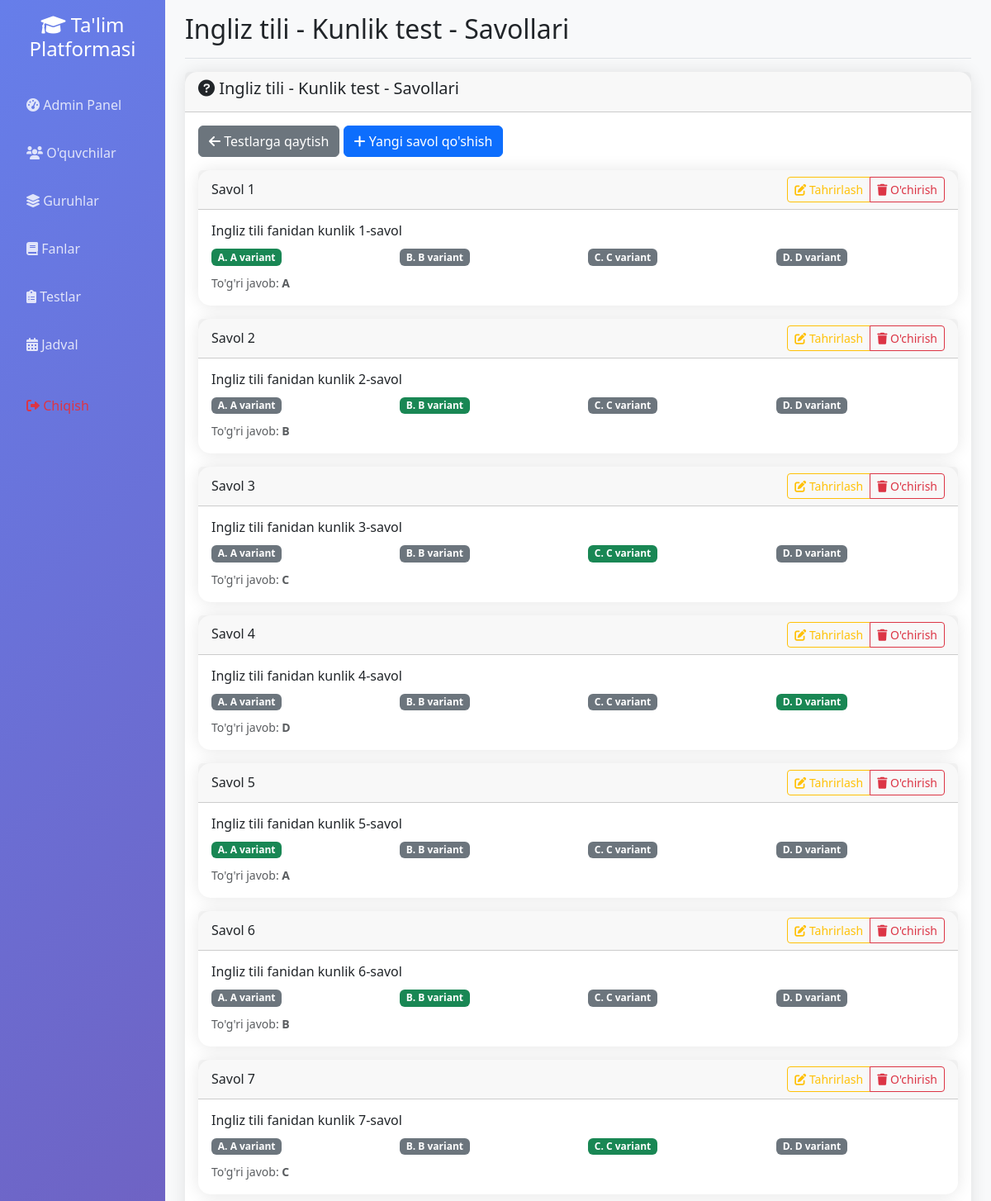
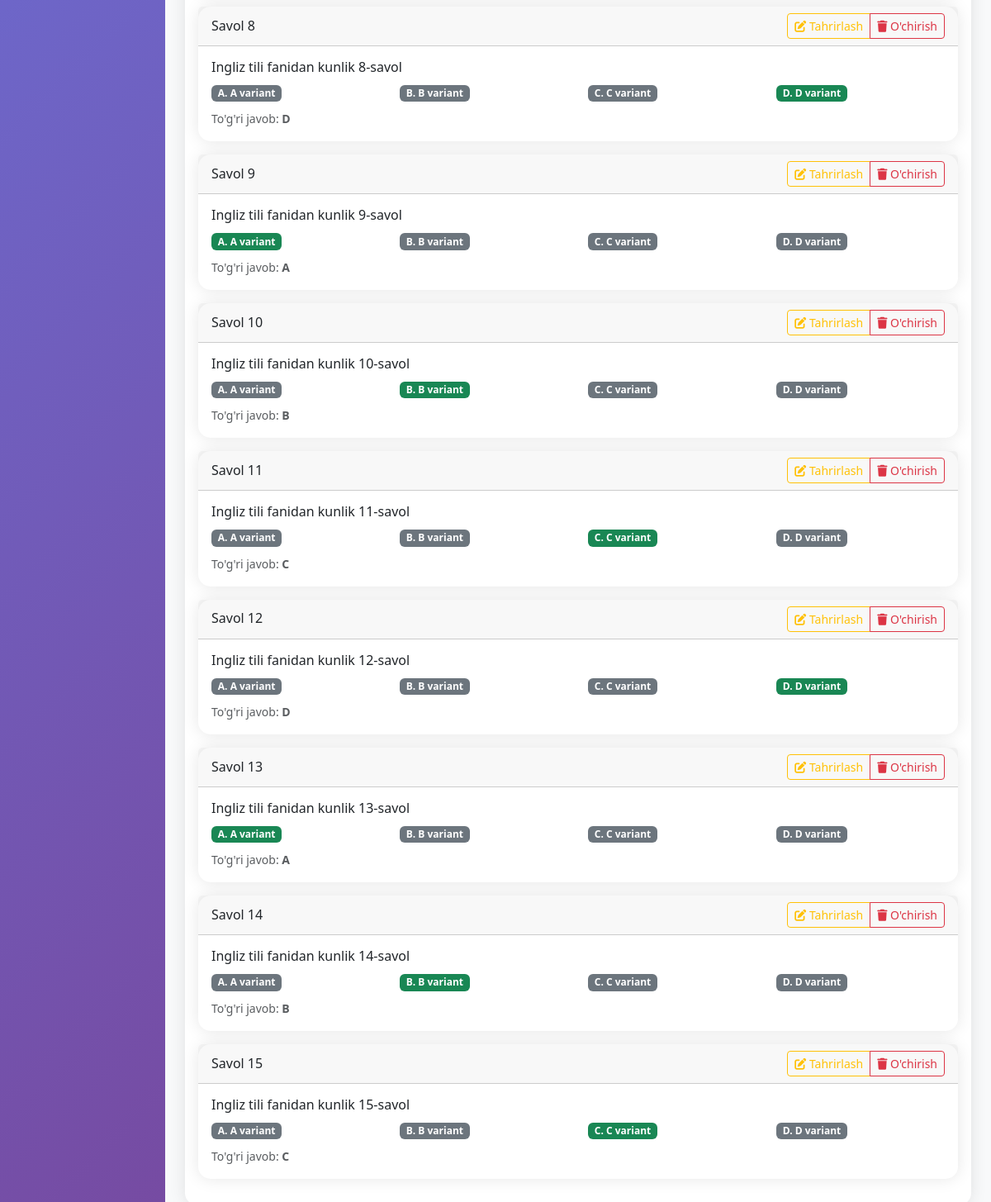
/admin/test_questions/8 (signed in), run on the app's committed database (2 pictures, top to bottom).
### app.py (models this page shows)
class Test(db.Model):
    __tablename__ = 'test'
    id = db.Column(db.Integer, primary_key=True)
    title = db.Column(db.String(200), nullable=False)
    subject_id = db.Column(db.Integer, db.ForeignKey('subject.id'), nullable=True)
    test_type = db.Column(db.String(20), nullable=False)  # 'daily', 'dtm', 'comprehensive'
    test_date = db.Column(db.Date, nullable=False)
    start_time = db.Column(db.Time, nullable=False)
    end_time = db.Column(db.Time, nullable=False)
    duration_minutes = db.Column(db.Integer, default=60)
    is_active = db.Column(db.Boolean, default=True)
    questions = db.relationship('Question', backref='test', lazy=True, cascade='all, delete-orphan')
    registrations = db.relationship('TestRegistration', backref='test', lazy=True, cascade='all, delete-orphan')
    results = db.relationship('TestResult', backref='test', lazy=True, cascade='all, delete-orphan')

class Question(db.Model):
    __tablename__ = 'question'
    id = db.Column(db.Integer, primary_key=True)
    text = db.Column(db.Text, nullable=False)
    option_a = db.Column(db.String(500), nullable=False)
    option_b = db.Column(db.String(500), nullable=False)
    option_c = db.Column(db.String(500), nullable=False)
    option_d = db.Column(db.String(500), nullable=False)
    correct_answer = db.Column(db.String(1), nullable=False)
    test_id = db.Column(db.Integer, db.ForeignKey('test.id'), nullable=False)

### app.py (the view)
@app.route('/admin/test_questions/<int:test_id>')
def admin_test_questions(test_id):
    if not session.get('logged_in', False) or not session.get('is_admin', False):
        return redirect(url_for('login'))
    test = Test.query.get_or_404(test_id)
    questions = Question.query.filter_by(test_id=test_id).all()
    return render_template('admin_test_questions.html', test=test, questions=questions)

### app.py (called while the page is built, shortened)
@app.context_processor
def inject_user():
    class CurrentUser:
        def __init__(self):
            self.is_authenticated = session.get('logged_in', False)
            self.is_admin = session.get('is_admin', False)
            self.is_group_leader = session.get('is_group_leader', False)
            self.username = session.get('username', '')
            self.id = session.get('user_id', None)
    return dict(current_user=CurrentUser(), datetime=datetime)

### templates/admin_test_questions.html (shortened to what this page needs)
{% extends "base.html" %}
{% block page_title %}{{ test.title }} - Savollari{% endblock %}
{% block content %}
<div class="row">
    <div class="col-12">
        <div class="card">
            <div class="card-header">
                <h5><i class="fas fa-question-circle"></i> {{ test.title }} - Savollari</h5>
            </div>
            <div class="card-body">
                <div class="mb-3">
                    <a href="{{ url_for('admin_tests') }}" class="btn btn-secondary">
                        <i class="fas fa-arrow-left"></i> Testlarga qaytish
                    </a>
                    <button class="btn btn-primary" data-bs-toggle="collapse" data-bs-target="#addQuestionForm">
                        <i class="fas fa-plus"></i> Yangi savol qo'shish
                    </button>
                </div>
                {% if questions %}
                <div class="row">
                    {% for question in questions %}
                    <div class="col-12 mb-3">
                        <div class="card">
                            <div class="card-header">
                                <div class="d-flex justify-content-between align-items-center">
                                    <h6 class="mb-0">Savol {{ loop.index }}</h6>
                                    <div class="btn-group btn-group-sm">
                                        <a href="{{ url_for('admin_edit_question', question_id=question.id) }}" class="btn btn-outline-warning">
                                            <i class="fas fa-edit"></i> Tahrirlash
                                        </a>
                                        <a href="{{ url_for('admin_delete_question', question_id=question.id) }}" class="btn btn-outline-danger" onclick="return confirm('Rostdan ham ushbu savolni o\'chirmoqchimisiz?')">
                                            <i class="fas fa-trash"></i> O'chirish
                                        </a>
                                    </div>
                                </div>
                            </div>
                            <div class="card-body">
                                <h6>{{ question.text }}</h6>
                                <div class="row">
                                    <div class="col-md-3">
                                        <span class="badge {% if question.correct_answer == 'A' %}bg-success{% else %}bg-secondary{% endif %}">A. {{ question.option_a }}</span>
                                    </div>
                                    <div class="col-md-3">
                                        <span class="badge {% if question.correct_answer == 'B' %}bg-success{% else %}bg-secondary{% endif %}">B. {{ question.option_b }}</span>
                                    </div>
                                    <div class="col-md-3">
                                        <span class="badge {% if question.correct_answer == 'C' %}bg-success{% else %}bg-secondary{% endif %}">C. {{ question.option_c }}</span>
                                    </div>
                                    <div class="col-md-3">
                                        <span class="badge {% if question.correct_answer == 'D' %}bg-success{% else %}bg-secondary{% endif %}">D. {{ question.option_d }}</span>
                                    </div>
                                </div>
                                <div class="mt-2">
                                    <small class="text-muted">To'g'ri javob: <strong>{{ question.correct_answer }}</strong></small>
                                </div>
                            </div>
                        </div>
                    </div>
                    {% endfor %}
                </div>
                {% else %}
                <div class="text-center py-5">
                    <i class="fas fa-question-circle fa-4x text-muted mb-3"></i>
                    <h4 class="text-muted">Savollar mavjud emas</h4>
                    <p class="text-muted">Yangi savol qo'shing</p>
                </div>
                {% endif %}
            </div>
        </div>
    </div>
</div>
{% endblock %}

### static/css/enhanced_ui.css (style rules this page uses)
.btn-enhanced { position: relative; overflow: hidden; transition: all 0.3s ease; }
.card-enhanced { border: none; box-shadow: 0 10px 30px rgba(0, 0, 0, 0.1); transition: all 0.3s ease; }

### templates/base.html (style rules this page uses)
.card { border: none; border-radius: 15px; box-shadow: 0 0 20px rgba(0,0,0,0.1); transition: transform 0.3s; }

### data on the page
Test: title "Ingliz tili - Kunlik test"
Question: text "Ingliz tili fanidan kunlik 1-savol", option_a "A variant", option_b "B variant", option_c "C variant", option_d "D variant", correct_answer "A"
Question: text "Ingliz tili fanidan kunlik 2-savol", option_a "A variant", option_b "B variant", option_c "C variant", option_d "D variant", correct_answer "B"
Question: text "Ingliz tili fanidan kunlik 3-savol", option_a "A variant", option_b "B variant", option_c "C variant", option_d "D variant", correct_answer "C"
Question: text "Ingliz tili fanidan kunlik 4-savol", option_a "A variant", option_b "B variant", option_c "C variant", option_d "D variant", correct_answer "D"
Question: text "Ingliz tili fanidan kunlik 5-savol", option_a "A variant", option_b "B variant", option_c "C variant", option_d "D variant", correct_answer "A"
Question: text "Ingliz tili fanidan kunlik 6-savol", option_a "A variant", option_b "B variant", option_c "C variant", option_d "D variant", correct_answer "B"
Question: text "Ingliz tili fanidan kunlik 7-savol", option_a "A variant", option_b "B variant", option_c "C variant", option_d "D variant", correct_answer "C"
Question: text "Ingliz tili fanidan kunlik 8-savol", option_a "A variant", option_b "B variant", option_c "C variant", option_d "D variant", correct_answer "D"
Question: text "Ingliz tili fanidan kunlik 9-savol", option_a "A variant", option_b "B variant", option_c "C variant", option_d "D variant", correct_answer "A"
Question: text "Ingliz tili fanidan kunlik 10-savol", option_a "A variant", option_b "B variant", option_c "C variant", option_d "D variant", correct_answer "B"
Question: text "Ingliz tili fanidan kunlik 11-savol", option_a "A variant", option_b "B variant", option_c "C variant", option_d "D variant", correct_answer "C"
Question: text "Ingliz tili fanidan kunlik 12-savol", option_a "A variant", option_b "B variant", option_c "C variant", option_d "D variant", correct_answer "D"
Question: text "Ingliz tili fanidan kunlik 13-savol", option_a "A variant", option_b "B variant", option_c "C variant", option_d "D variant", correct_answer "A"
Question: text "Ingliz tili fanidan kunlik 14-savol", option_a "A variant", option_b "B variant", option_c "C variant", option_d "D variant", correct_answer "B"
Question: text "Ingliz tili fanidan kunlik 15-savol", option_a "A variant", option_b "B variant", option_c "C variant", option_d "D variant", correct_answer "C"
